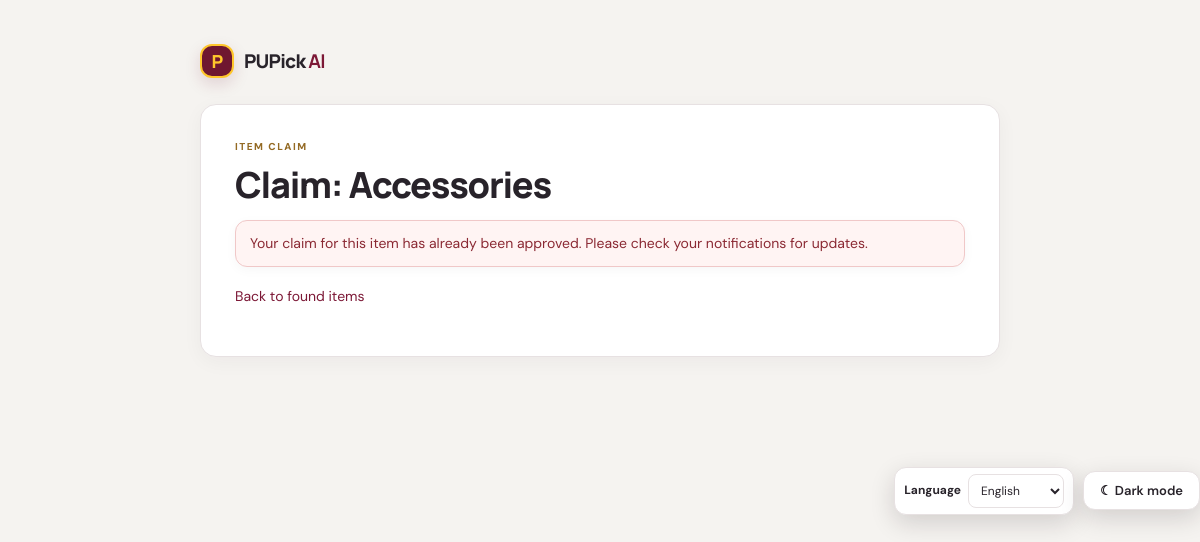
Screenshot of /claim.php?found_item_id=2 (signed in) with the database file from the repository.
### tables this page shows
CREATE TABLE IF NOT EXISTS `found_items` (
    `found_item_id` INT UNSIGNED NOT NULL AUTO_INCREMENT,
    `user_id` INT UNSIGNED NOT NULL,
    `item_name` VARCHAR(100) NOT NULL,
    `category` VARCHAR(80) NOT NULL,
    `description` TEXT NOT NULL,
    `color` VARCHAR(50) NOT NULL DEFAULT '',
    `found_location` VARCHAR(150) NOT NULL,
    `date_found` DATE DEFAULT NULL,
    `image_path` VARCHAR(255) DEFAULT NULL,
    `status` ENUM('open', 'matched', 'returned') NOT NULL DEFAULT 'open',
    `created_at` TIMESTAMP NOT NULL DEFAULT CURRENT_TIMESTAMP,
    PRIMARY KEY (`found_item_id`),
    KEY `idx_found_items_user` (`user_id`),
    KEY `idx_found_items_status_created` (`status`, `created_at`),
    CONSTRAINT `fk_found_items_user`
        FOREIGN KEY (`user_id`) REFERENCES `users` (`user_id`)
        ON UPDATE CASCADE ON DELETE CASCADE
);

CREATE TABLE IF NOT EXISTS `claims` (
    `claim_id` INT UNSIGNED NOT NULL AUTO_INCREMENT,
    `lost_item_id` INT UNSIGNED DEFAULT NULL,
    `found_item_id` INT UNSIGNED NOT NULL,
    `claimant_user_id` INT UNSIGNED NOT NULL,
    `claim_message` TEXT NOT NULL,
    `claim_image_path` VARCHAR(255) DEFAULT NULL,
    `status` VARCHAR(30) NOT NULL DEFAULT 'pending',
    `reviewed_by` INT UNSIGNED DEFAULT NULL,
    `created_at` TIMESTAMP NOT NULL DEFAULT CURRENT_TIMESTAMP,
    PRIMARY KEY (`claim_id`),
    KEY `idx_claims_lost_item` (`lost_item_id`),
    KEY `idx_claims_found_item_status` (`found_item_id`, `status`),
    KEY `idx_claims_claimant_created` (`claimant_user_id`, `created_at`),
    CONSTRAINT `fk_claims_lost_item`
        FOREIGN KEY (`lost_item_id`) REFERENCES `lost_items` (`lost_item_id`)
        ON UPDATE CASCADE ON DELETE SET NULL,
    CONSTRAINT `fk_claims_found_item`
        FOREIGN KEY (`found_item_id`) REFERENCES `found_items` (`found_item_id`)
        ON UPDATE CASCADE ON DELETE CASCADE,
    CONSTRAINT `fk_claims_claimant`
        FOREIGN KEY (`claimant_user_id`) REFERENCES `users` (`user_id`)
        ON UPDATE CASCADE ON DELETE CASCADE,
    CONSTRAINT `fk_claims_reviewer`
        FOREIGN KEY (`reviewed_by`) REFERENCES `users` (`user_id`)
        ON UPDATE CASCADE ON DELETE SET NULL
);

### helpers.php (called while the page is built, shortened)
<?php
function e($value): string {
    return htmlspecialchars((string)$value, ENT_QUOTES, 'UTF-8');
}

### claim.php (the view, shortened to what this page needs)
<?php
require_once "db.php";
require_once "helpers.php";
$userId = (int)$_SESSION['user_id'];
$foundId = filter_input(INPUT_GET, 'found_item_id', FILTER_VALIDATE_INT);
$error = '';
$stmt = $conn->prepare(
    "SELECT found_item_id, user_id, category, status
     FROM found_items
     WHERE found_item_id = ?"
);
$stmt->execute([$foundId]);
$item = $stmt->fetch();
$status = strtolower(trim((string)$item['status']));
if ((int)$item['user_id'] === $userId) {
    $error = "You cannot claim an item you reported finding.";
} elseif ($status === 'returned') {
    $error = "This item has already been returned to its owner.";
} elseif ($status === 'matched') {
    $error = "This item already has a confirmed match and is unavailable for new claims.";
} elseif ($status !== 'open') {
    $error = "This item is no longer available for claims.";
} else {
    $stmt = $conn->prepare(
        "SELECT claim_id, status
         FROM claims
         WHERE found_item_id = ?
           AND claimant_user_id = ?
           AND LOWER(TRIM(status)) IN ('pending', 'approved')
         LIMIT 1"
    );
    $stmt->execute([$foundId, $userId]);
    $existingClaim = $stmt->fetch();
    if ($existingClaim) {
        if (strtolower(trim($existingClaim['status'])) === 'pending') {
            $error = "You have already submitted a claim for this item. It is awaiting admin review.";
        } else {
            $error = "Your claim for this item has already been approved. Please check your notifications for updates.";
        }
    } else {
        $canClaim = true;
    }
}
?>
<!DOCTYPE html>
<html lang="en">
<head>
    <link rel="stylesheet" href="style.css">
</head>
<body>
<main class="standalone-page">
    <a class="brand" href="dashboard.php">
        <span class="brand-mark">P</span>
        <span>PUPick <b>AI</b></span>
    </a>
    <div class="form-card">
        <p class="eyebrow">ITEM CLAIM</p>
        <h1>Claim: <?= e($item['category']) ?></h1>
        <?php if ($error): ?>
            <div class="alert error"><?= e($error) ?></div>
        <?php endif; ?>
        <p>
            <a href="items.php">Back to found items</a>
        </p>
    </div>
</main>
</body>
</html>

### style.css (style rules this page uses)
:root { --red: #6B0018; --red2: #800020; --gold: #FFC72C; --ink: #20202a; --muted: #747482; --line: #ececf1; --bg: #f7f7fb; --white: #fff; --green: #15803d; --blue: #2563eb }
* { box-sizing: border-box }
body { margin: 0; background: var(--bg); color: var(--ink); font-family: 'DM Sans',Arial,sans-serif; font-size: 14px }
a { color: var(--red2); text-decoration: none }
h1,h2,h3,p { margin-top: 0 }
h1,h2 { font-family: Manrope,'DM Sans',sans-serif; letter-spacing: -.03em }
h1 { font-size: 30px; margin-bottom: 6px }
.eyebrow { font-size: 10px; font-weight: 700; letter-spacing: .16em; color: #806000; margin-bottom: 8px }
.brand { display: flex; align-items: center; gap: 10px; font-family: Manrope,sans-serif; font-size: 19px; font-weight: 800; color: var(--ink); letter-spacing: -.04em }
.brand b { color: var(--red2) }
.brand-mark { display: grid; place-items: center; width: 34px; height: 34px; border-radius: 11px; background: var(--red2); color: white; font-size: 18px; box-shadow: 0 5px 14px #80002033 }
.alert { padding: 12px 14px; border-radius: 10px; margin: 14px 0 18px; line-height: 1.5 }
.error { background: #FFF8E1; border: 1px solid #FFE58A; color: #6B0018 }
.form-card { background: #fff; border: 1px solid var(--line); border-radius: 16px; padding: 28px; max-width: 850px; box-shadow: 0 5px 24px #16162a05 }
.form-card>p { line-height: 1.6 }
.standalone-page { width: min(100% - 32px,760px); margin: 35px auto }
.standalone-page>.brand { margin-bottom: 24px }
.brand-mark { background: #800020; border: 2px solid #FFC72C; color: #FFC72C; }
.eyebrow { color: #806000; }

### theme.css (style rules this page uses)
:root { --theme-page: #f7f7fb; --theme-surface: #ffffff; --theme-surface-soft: #fbfbfd; --theme-text: #20202a; --theme-muted: #747482; --theme-border: #e4e4ec; --theme-field: #ffffff; --theme-table-head: #f1f1f5; --theme-hover: #f3f0f2; }
@media (prefers-reduced-motion: no-preference) { body, .sidebar, .auth-card, .form-card, .stat-card, .item-card, .theme-toggle { transition: background-color .18s ease, color .18s ease, border-color .18s ease; } }
:root { --theme-page: #f5f3f0; --theme-surface: #ffffff; --theme-surface-soft: #faf8f6; --theme-text: #28232a; --theme-muted: #756d76; --theme-border: #e7e1e2; --theme-field: #ffffff; --theme-table-head: #f8f5f3; --theme-hover: #f8f1eb; --bg: var(--theme-page); --white: var(--theme-surface); --ink: var(--theme-text); --muted: var(--theme-muted); --line: var(--theme-border); --red: #5b1026; --red2: #7c1836; --gold: #c99432; }
html { min-height: 100%; scroll-behavior: smooth; }
body { min-height: 100vh; background: var(--theme-page) !important; color: var(--theme-text) !important; font-family: 'DM Sans', Arial, sans-serif; font-size: 14px; line-height: 1.6; -webkit-font-smoothing: antialiased; }
a { color: #7c1836; text-underline-offset: 3px; }
h1, h2, h3 { color: var(--theme-text); font-family: Manrope, 'DM Sans', sans-serif; letter-spacing: -.035em; }
h1 { font-size: clamp(27px, 3vw, 36px); line-height: 1.2; font-weight: 800; }
p { line-height: 1.65; }
.eyebrow, .admin-eyebrow { color: #946a24 !important; font-size: 10px; font-weight: 800; letter-spacing: .15em; }
.brand, .brand:hover { color: var(--theme-text); }
.brand-mark { background: #6f1730; border-radius: 12px; box-shadow: 0 6px 16px #6f173026; }
.alert, .admin-alert, .notice, .error-message { border: 1px solid var(--theme-border); border-radius: 12px; box-shadow: 0 3px 12px rgba(35, 24, 30, .035); }
.alert.error, .admin-alert.error, .notice.error, .error-message { border-color: #f0c8c8; background: #fff4f3; color: #8b2933; }
.stat-card, .admin-stat, .form-card, .item-card, .notification, .admin-section, .match, .notice, .chat-card, .table-wrap, .items-table-wrap { border: 1px solid var(--theme-border) !important; border-radius: 16px; background: var(--theme-surface) !important; box-shadow: 0 5px 20px rgba(43, 31, 38, .045); }
.stat-card, .admin-stat, .form-card { padding: 23px; }
.form-card { max-width: 920px; padding: clamp(22px, 4vw, 34px); }
.standalone-page { width: min(100% - 32px, 800px); margin: 44px auto 110px; }
.standalone-page > .brand { margin-bottom: 26px; }

### rows the page displays
found_items: category "Accessories"
claims: status "Your claim for this item has already been approved. Please check your notifications for updates."
